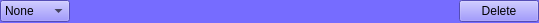
<?xml version="1.0" encoding="UTF-8"?>
<ui version="4.0">
 <class>custom_item</class>
 <widget class="QWidget" name="custom_item">
  <property name="geometry">
   <rect>
    <x>0</x>
    <y>0</y>
    <width>539</width>
    <height>23</height>
   </rect>
  </property>
  <property name="windowTitle">
   <string>Form</string>
  </property>
  <property name="styleSheet">
   <string notr="true">QWidget{background-color:rgb(118, 108, 255)}</string>
  </property>
  <layout class="QHBoxLayout" name="horizontalLayout_2">
   <property name="spacing">
    <number>0</number>
   </property>
   <property name="leftMargin">
    <number>0</number>
   </property>
   <property name="topMargin">
    <number>0</number>
   </property>
   <property name="rightMargin">
    <number>0</number>
   </property>
   <property name="bottomMargin">
    <number>0</number>
   </property>
   <item>
    <widget class="QComboBox" name="comboBox">
     <item>
      <property name="text">
       <string>None</string>
      </property>
     </item>
     <item>
      <property name="text">
       <string>Sphere</string>
      </property>
     </item>
    </widget>
   </item>
   <item>
    <widget class="QWidget" name="widget" native="true"/>
   </item>
   <item>
    <spacer name="horizontalSpacer">
     <property name="orientation">
      <enum>Qt::Horizontal</enum>
     </property>
     <property name="sizeHint" stdset="0">
      <size>
       <width>40</width>
       <height>20</height>
      </size>
     </property>
    </spacer>
   </item>
   <item>
    <widget class="QPushButton" name="pushButton">
     <property name="text">
      <string>Delete</string>
     </property>
    </widget>
   </item>
  </layout>
 </widget>
 <resources/>
 <connections/>
</ui>
